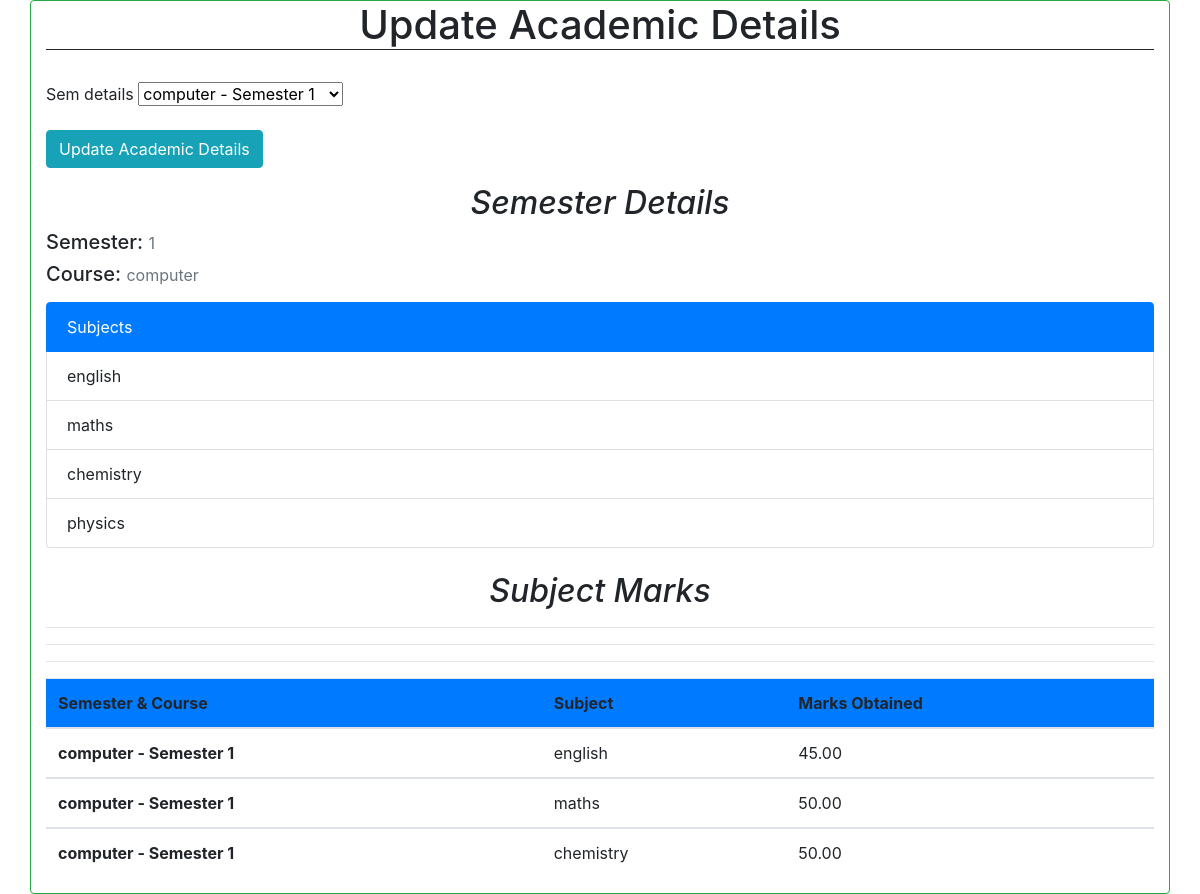
The page /student-academic-update/1 on the database its author committed.
### teacher/models.py (models this page shows, shortened)
class StudentAcademicModel(models.Model):
    student = models.OneToOneField(Register, on_delete = models.CASCADE,limit_choices_to=Q(is_student=True))
    sem_details = models.ForeignKey(Semester, on_delete=models.CASCADE,null =True)

class Semester(models.Model):
    number = models.IntegerField(null = True)
    course = models.ForeignKey(Course, on_delete=models.CASCADE)
    subjects = models.ManyToManyField(Subject)
    def __str__(self):
        return f'{self.course} - Semester {self.number}'
    class Meta:
        unique_together = ('number', 'course')

class Course(models.Model):
    course_name = models.CharField(max_length = 100)
    def __str__(self):
        return self.course_name

class Subject(models.Model):
    code = models.CharField(max_length=10, unique=True)
    name = models.CharField(max_length=100)

class SubjectMark(models.Model):
    student_academic = models.ForeignKey(StudentAcademicModel, on_delete=models.CASCADE)
    subject = models.ForeignKey(Subject, on_delete=models.CASCADE)
    semester = models.ForeignKey(Semester, on_delete=models.CASCADE)
    marks_obtained = models.DecimalField(max_digits=5, decimal_places=2)

### teacher/views.py (the view)
# urls.py: path('student-academic-update/<id>',views.StudentAcademicUpdateView,name='student-academic-update'),
def StudentAcademicUpdateView(request, id):
    student = get_object_or_404(Register, id=id)
    student_academic, created = StudentAcademicModel.objects.get_or_create(student=student)
    if request.method == 'POST':
        form = StudentAcademicModelForm(request.POST, instance=student_academic)
        if form.is_valid():
            form.save()
            print(form)
            return redirect('/student-view/', id=student.id)
    else:
        form = StudentAcademicModelForm(instance=student_academic)
    context = {
        'form': form,
        'student_academic': student_academic,
    }
    return render(request, 'addacademicdtls.html', context)

### teacher/forms.py
class StudentAcademicModelForm(forms.ModelForm):
    class Meta:
        model = models.StudentAcademicModel
        fields = ['sem_details']

### teacher/templates/addacademicdtls.html (shortened to what this page needs)
<!DOCTYPE html>
<html lang="en">
<head>
    <link rel="stylesheet" href="https://cdn.jsdelivr.net/npm/bootstrap@4.0.0/dist/css/bootstrap.min.css">
</head>
<body class="container border border-success rounded ">
    <h1 class="text-center" style="border-bottom: 1px solid;">Update Academic Details</h1><br>
    <form class="form-group" method="post" action="{% url 'student-mark' id=student_academic.student.id %}">
        {% for field in form %}
            <div class="form-group">
                <label for="{{ field.id_for_label }}">{{ field.label }}</label>
                {{ field }}
            </div>
        {% endfor %}
        <button type="submit" class="btn btn-info">Update Academic Details</button>
    </form>
{% if student_academic.sem_details %}
    <h2 class="text-center font-italic">Semester Details</h2>
    <h5>
        Semester:
        <small class="text-muted ">{{ student_academic.sem_details.number }}</small>
      </h5>
      <h5>
        Course:
        <small class="text-muted"> {{ student_academic.sem_details.course }}</small>
      </h5>
    <ul class="list-group">
        <li class="list-group-item active">Subjects</li>
        {% for subject in student_academic.sem_details.subjects.all %}
            <li class="list-group-item">{{ subject.name }}</li>
        {% endfor %}
    </ul><br>
{% else %}
<div class="alert alert-warning" role="alert">
    <p>No semester details available.</p>
  </div>
{% endif %}
<h2 class="text-center font-italic">Subject Marks</h2>
<div class="table-responsive-sm">
<table class="table table-hover" >
    <thead>
        <tr class="bg-primary">
            <th scope="col">Semester & Course</th>
            <th scope="col">Subject</th>
            <th scope="col">Marks Obtained</th>
        </tr>
        </thead>
        <tbody>
            {% for subject_mark in student_academic.subjectmark_set.all %}
            <tr>
                <th scope="row">{{ subject_mark.semester }}</th>
                <td>{{ subject_mark.subject.name }}</td>
                <td>{{ subject_mark.marks_obtained }}</td>
            </tr>
        </tbody>
    <hr>
{% empty %}
</table>
</div>
<div class="alert alert-warning" role="alert">
    <p>No semester details available.</p>
  </div>
{% endfor %}
</body>
</html>

### rows shown on the page
StudentAcademicModel: form "computer - Semester 1", sem_details.number "1", sem_details.course "computer"
Subject: name "english"
Subject: name "maths"
Subject: name "chemistry"
Subject: name "physics"
SubjectMark: semester "computer - Semester 1", subject.name "english", marks_obtained "45.00"
SubjectMark: semester "computer - Semester 1", subject.name "maths", marks_obtained "50.00"
SubjectMark: semester "computer - Semester 1", subject.name "chemistry", marks_obtained "50.00"

### other values the page prints
{{ field.label }} "Sem details"
